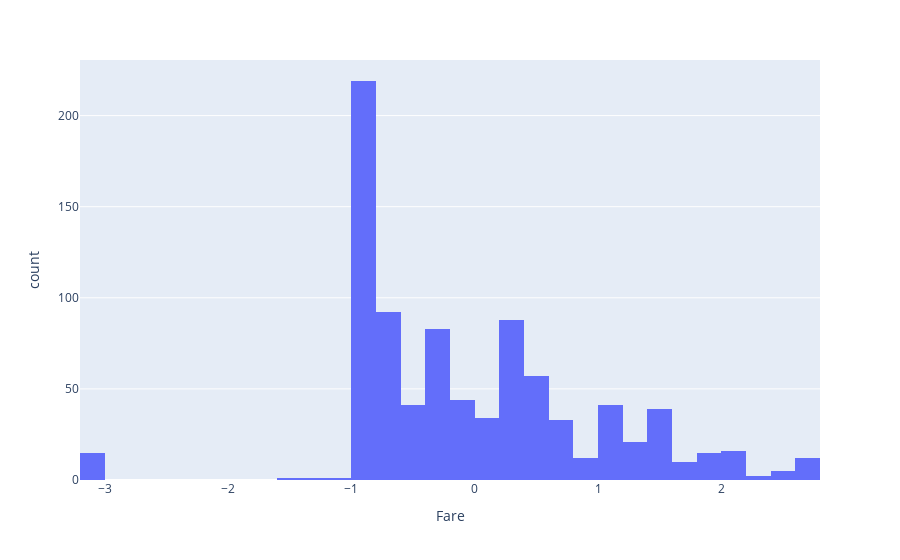

The notebook cell saved with this chart:
### Code cell
fig = px.histogram(data, x="Fare")
fig.show()

### Figure 1 — Plotly figure (JSON) as saved in the notebook; plotly's stock layout.template omitted (floating-point values rounded to 4 significant figures; data arrays with more than 128 entries replaced by an {"elided": "..."} marker saying what was removed)
{"data": [{"alignmentgroup": "True", "bingroup": "x", "hovertemplate": "Fare=%{x}<br>count=%{y}<extra></extra>", "legendgroup": "", "marker": {"color": "#636efa", "pattern": {"shape": ""}}, "name": "", "offsetgroup": "", "orientation": "v", "showlegend": false, "type": "histogram", "x": {"elided": "882 float values"}, "xaxis": "x", "yaxis": "y"}], "layout": {"barmode": "relative", "legend": {"tracegroupgap": 0}, "margin": {"t": 60}, "xaxis": {"anchor": "y", "domain": [0, 1], "title": {"text": "Fare"}}, "yaxis": {"anchor": "x", "domain": [0, 1], "title": {"text": "count"}}}}
